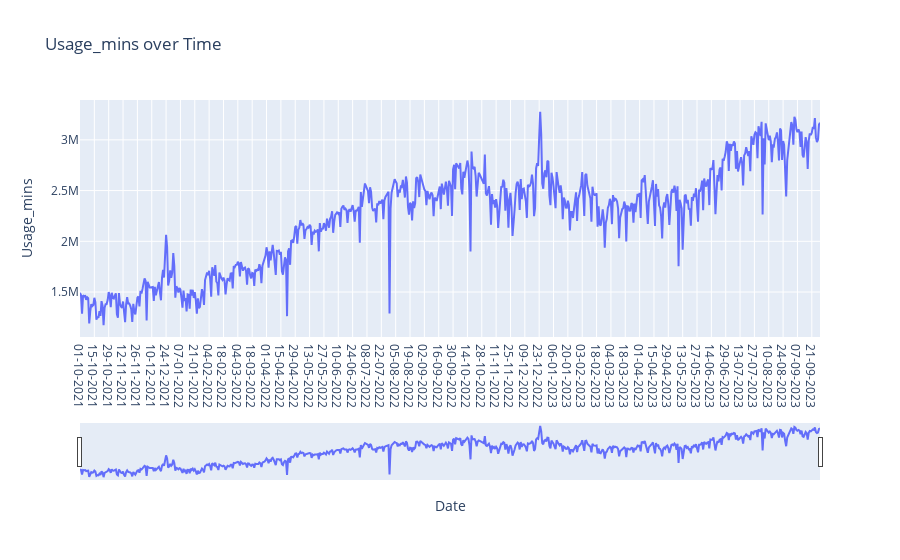

The notebook cell this image was saved under:
### Markdown cell above
# EDA

### Code cell
import plotly.express as px
import plotly.graph_objects as go
import pandas as pd

# Advanced Line Plot of Usage_mins over Time using Plotly
fig = px.line(data, x='Date', y='usage_mins', title='Usage_mins over Time',
              labels={'Date': 'Date', 'usage_mins': 'Usage_mins'})
fig.update_xaxes(rangeslider_visible=True)
fig.show()

### Figure 1 — Plotly figure (JSON) as saved in the notebook; plotly's stock layout.template omitted (floating-point values rounded to 4 significant figures; data arrays with more than 128 entries replaced by an {"elided": "..."} marker saying what was removed)
{"data": [{"hovertemplate": "Date=%{x}<br>Usage_mins=%{y}<extra></extra>", "legendgroup": "", "line": {"color": "#636efa", "dash": "solid"}, "marker": {"symbol": "circle"}, "mode": "lines", "name": "", "orientation": "v", "showlegend": false, "type": "scatter", "x": {"elided": "723 str values"}, "xaxis": "x", "y": {"elided": "723 int values"}, "yaxis": "y"}], "layout": {"legend": {"tracegroupgap": 0}, "title": {"text": "Usage_mins over Time"}, "xaxis": {"anchor": "y", "domain": [0, 1], "rangeslider": {"visible": true}, "title": {"text": "Date"}}, "yaxis": {"anchor": "x", "domain": [0, 1], "title": {"text": "Usage_mins"}}}}
